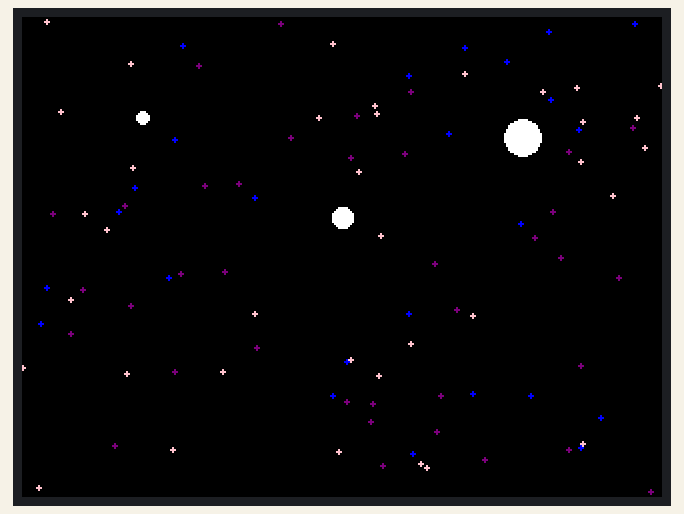
Recording of a sketch running on a simulated ESP32. Shown: 320×240 colour display. Random numbers use the default seed unless the sketch sets one.

Above: at 0.28 s.
At 3.01 s:
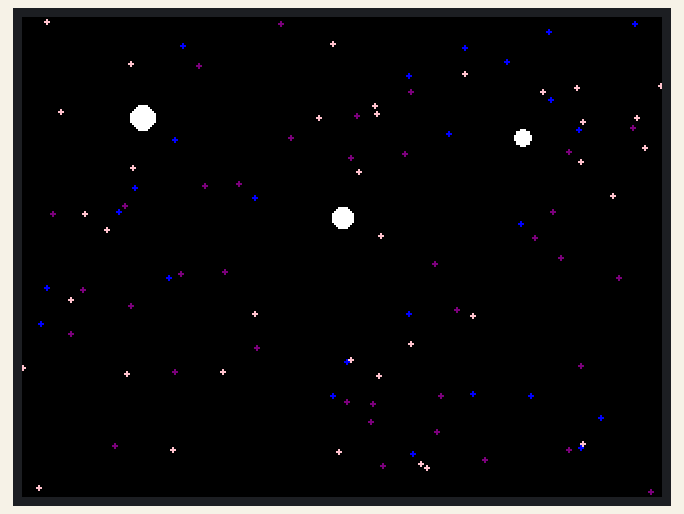
At 5.41 s:
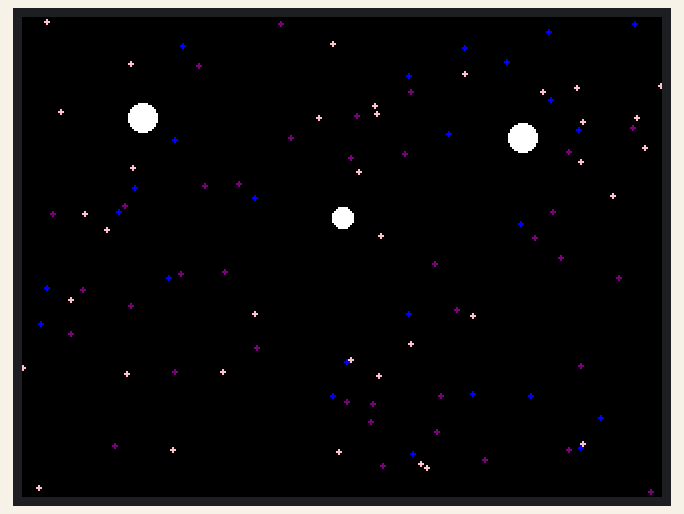
At 9.26 s:
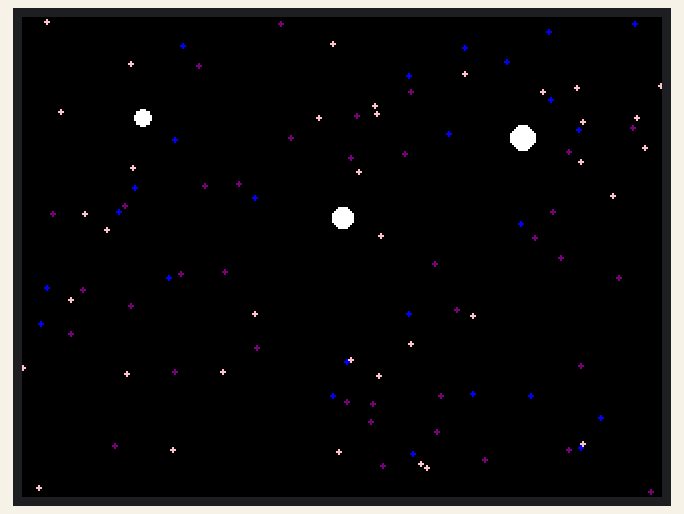
At 13.4 s:
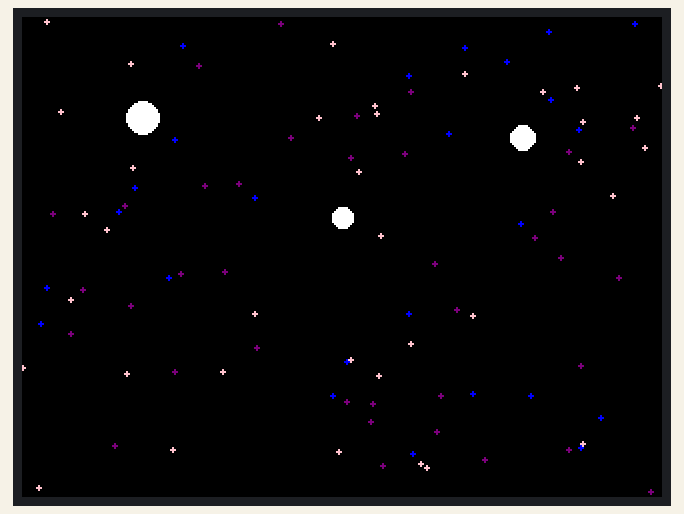
At 18.32 s:
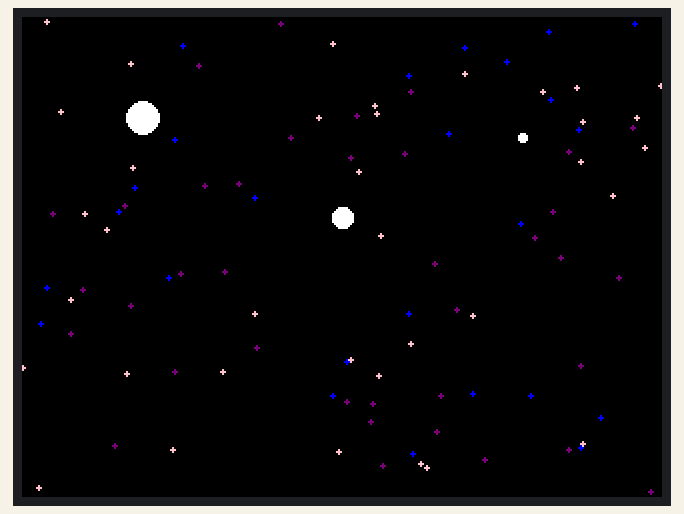

Measured:
- by itself, everything shown: repeats every 17.1 s, in 176 steps

The sketch:

galaxy-animation.ino
```cpp
#include <TFT_eSPI.h>
#include <SPI.h>

TFT_eSPI tft = TFT_eSPI();

int size1 = 2, size2 = 5, size3 = 8;
int speed1 = 1, speed2 = 0.8, speed3 = 1;

// colors for the galaxy
uint16_t colors[] = {TFT_PINK, TFT_BLUE, TFT_PURPLE};

void setup() {
  tft.init();
  tft.setRotation(1);
  tft.fillScreen(TFT_BLACK);

  // random pink, blue, and purple background stars
  for (int i = 0; i < 100; i++) {
    int x = random(tft.width());
    int y = random(tft.height());
    int c = random(0, 3);

    tft.fillCircle(x, y, 1, colors[c]);
  }
}

void loop() {
  // erase old white stars
  tft.fillCircle(60, 50, 11, TFT_BLACK);
  tft.fillCircle(160, 100, 11, TFT_BLACK);
  tft.fillCircle(250, 60, 11, TFT_BLACK);

  // speed for white stars to grow/shrink
  size1 += speed1;
  size2 += speed2;
  size3 += speed3;

  if (size1 >= 10 || size1 <= 2) speed1 = -speed1;
  if (size2 >= 10 || size2 <= 2) speed2 = -speed2;
  if (size3 >= 10 || size3 <= 2) speed3 = -speed3;

  // create white pulsing stars
  tft.fillCircle(60, 50, size1, TFT_WHITE);
  tft.fillCircle(160, 100, size2, TFT_WHITE);
  tft.fillCircle(250, 60, size3, TFT_WHITE);

  delay(random(50, 150));
}
```
